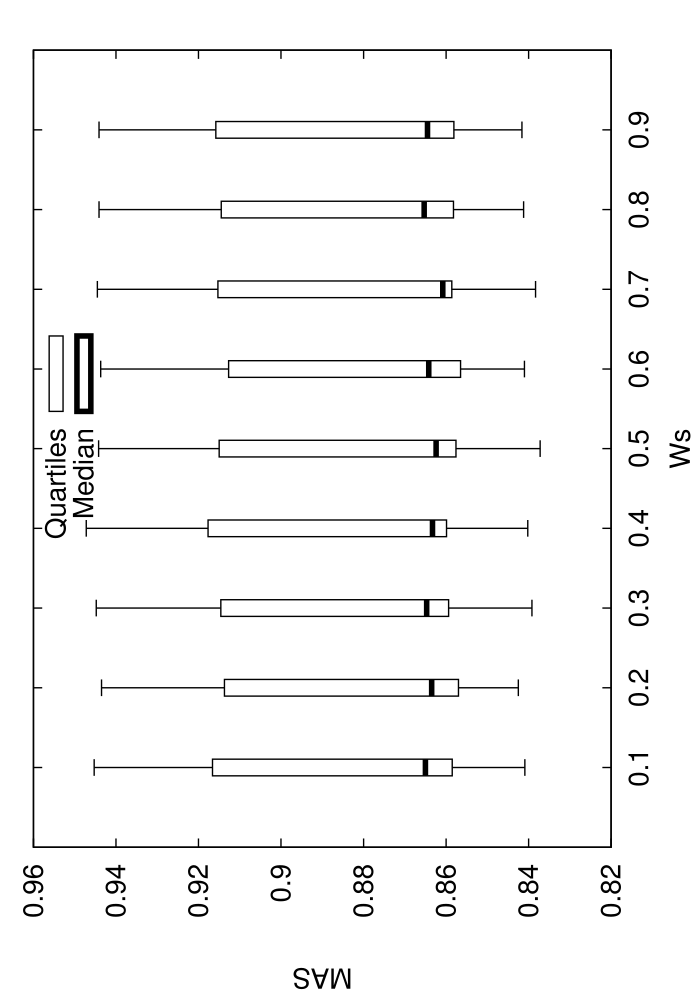

This figure's gnuplot source:
set terminal postscript enhanced 20
set xrange[0:1]
set xlabel 'Ws'
set ylabel 'MAS'
set key ins vert center top spacing 1.0
set output 'stat_SIM_WI08.dat.eps'
set bars 4.0
set style fill empty
plot 'stat_SIM_WI08.dat.elab' using 1:3:2:6:5:xticlabel(1) with candlesticks lt -1 lw 1 title 'Quartiles' whiskerbars,'' using 1:4:4:4:4:xticlabels(1) with candlesticks lt -1 lw 4 title 'Median'
